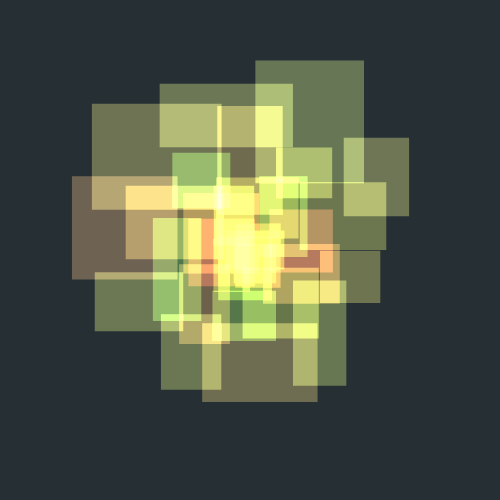
Frame 1 (no input)
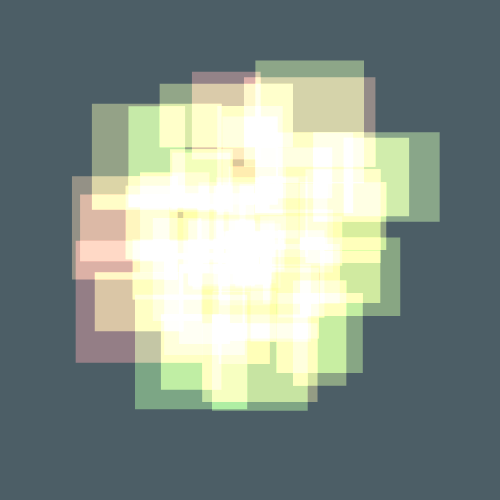
Frame 2 (the mouse pressed at the canvas centre, redrawn once)

The p5.js sketch that drew these frames (run headless with seeded random() and noise() and a simulated clock; the mouse was pressed at the canvas centre and the sketch redrawn once):

// p5.js sketch
// ── sketch.js
let x_pre;
let y_pre;

function setup() {
  createCanvas(500,500);
  colorMode(HSB,360,100,100,100);
  noFill();
  rectMode(CENTER);
  blendMode(ADD);
  noLoop();
}

function draw() {
  background(200,25,20);  
  const loop_degree = 360*3;
  for(let i = 0 ; i < loop_degree ; i+= 35){
    const rad = map(i,0,loop_degree,5,150);
    const x   = width /2 + rad * cos(radians(i));
    const y   = height/2 + rad * sin(radians(i));
    const rect_rad_v = map(i,0,loop_degree,50,100) * random(0.6,1.4);
    const rect_rad_h = map(i,0,loop_degree,50,100) * random(0.6,1.4);
    
    const s = map(i,0,loop_degree,80,50);
    fill(random(0,100),s,70,40);
    stroke(0,s,70,0);
    rect(x,y,rect_rad_v,rect_rad_h);
    
    stroke(180,10,70);
    // line(x,y,x_pre,y_pre);
    x_pre=x;
    y_pre=y;
  }
}
